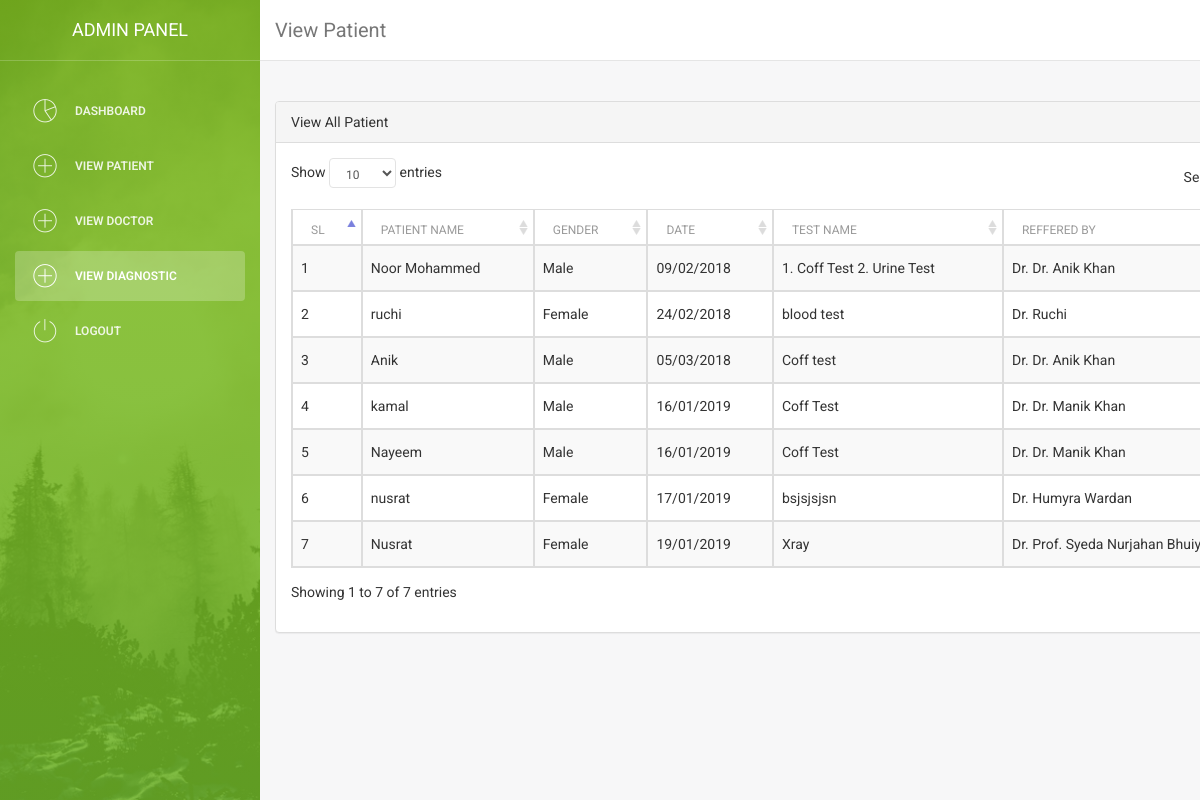
The app's page /admin/view_diag_patient.php?cell=01831758799 (signed in) with its own data.
### tables this page shows
CREATE TABLE `test_list` (
  `test_id` int(11) NOT NULL,
  `patient_cell` varchar(20) NOT NULL,
  `patient_name` varchar(255) NOT NULL,
  `gender` varchar(20) NOT NULL,
  `date` varchar(20) NOT NULL,
  `age` varchar(20) NOT NULL,
  `diago_id` varchar(20) NOT NULL,
  `diago_name` varchar(255) NOT NULL,
  `test_name` varchar(255) NOT NULL,
  `dr_name` varchar(255) NOT NULL,
  `dr_cell` varchar(20) NOT NULL,
  `test_price` varchar(20) DEFAULT NULL
);

### admin/view_diag_patient.php (the view, shortened to what this page needs)
<!doctype html>
<html lang="en">
<head>
    <link href="vendor/bootstrap/css/bootstrap.min.css" rel="stylesheet">
    <link href="vendor/datatables-plugins/dataTables.bootstrap.css" rel="stylesheet">
    <link href="../vendor/datatables-responsive/dataTables.responsive.css" rel="stylesheet">
    <link href="vendor/font-awesome/css/font-awesome.min.css" rel="stylesheet" type="text/css">
    <link href="assets/css/bootstrap.min.css" rel="stylesheet" />
    <link href="assets/css/animate.min.css" rel="stylesheet"/>
    <link href="assets/css/light-bootstrap-dashboard.css" rel="stylesheet"/>
    <link href="assets/css/demo.css" rel="stylesheet" />
    <link href="http://maxcdn.bootstrapcdn.com/font-awesome/4.2.0/css/font-awesome.min.css" rel="stylesheet">
    <link href="assets/css/pe-icon-7-stroke.css" rel="stylesheet" />
</head>
<body>
<div class="wrapper">
    <div class="sidebar" data-color="green" data-image="assets/img/sidebar-5.jpg">
    	<div class="sidebar-wrapper">
            <div class="logo">
                <a href="#" class="simple-text">
                    Admin Panel
                </a>
            </div>
             <ul class="nav">
                <li >
                    <a href="dashboard.php">
                        <i class="pe-7s-graph"></i>
                        <p>Dashboard</p>
                    </a>
                </li>
                 <li >
                     <a href="view_patient.php">
                         <i class="pe-7s-plus"></i>
                         <p>View Patient</p>
                     </a>
                 </li>
                 <li >
                     <a href="view_doctor.php">
                         <i class="pe-7s-plus"></i>
                         <p>View Doctor</p>
                     </a>
                 </li>
                 <li class="active" >
                     <a href="view_diagnostic.php">
                         <i class="pe-7s-plus"></i>
                         <p>View Diagnostic</p>
                     </a>
                 </li>
                 <li>
                     <a href="logout.php">
                        <i class="pe-7s-power"></i>
                        <p>Logout</p>
                    </a>
                </li>
            </ul>
    	</div>
    </div>
    <div class="main-panel">
        <nav class="navbar navbar-default navbar-fixed">
            <div class="container-fluid">
                <div class="navbar-header">
                    <a class="navbar-brand" href="#">View Patient</a>
                </div>
                <div class="collapse navbar-collapse">
                    </div>
                    </div>
                    </nav>
      <div class="container">
	  <br>
   <br>
        <div id="page-wrapper">
            <div class="row">
                <div class="col-lg-12">
                    <div class="panel panel-default">
                        <div class="panel-heading">
                            View All Patient
                        </div>
                        <div class="panel-body">
                            <table width="100%" class="table table-striped table-bordered table-hover" id="dataTables-example">
                                <thead>
                                    <tr>
                                        <th>SL</th>
                                        <th>Patient Name</th>
                                        <th>Gender</th>
										 <th>Date</th>
										 <th>Test Name</th>
                                        <th>Reffered By</th>
                                    </tr>
                                </thead>
                                <tbody>
    <?php
    include ('db_connect.php');
    $cell=$_GET['cell'];
$sql="SELECT * FROM test_list WHERE diago_id='$cell'";
$result = mysqli_query ($con,$sql);
$i=1;
  while($row = mysqli_fetch_array($result))
    {
        echo "<tr>";
		echo "<td>" . $i. "</td>";
		echo "<td>" . $row['patient_name'] . "</td>";
		echo "<td>" . $row['gender'] . "</td>";
		echo "<td>" . $row['date'] . "</td>";
		echo "<td>" . $row['test_name'] . "</td>";
        echo "<td>Dr. " . $row['dr_name'] . "</td>";
		$i++;
        echo "</tr> ";
	}
	 echo " </tbody>";
 echo " </table>";
	?>
                        </div>
                    </div>
                </div>
            </div>
    </div>
</body>
</html>

### records on screen
test_list: patient_name "Noor Mohammed", gender "Male", date "09/02/2018", test_name "1. Coff Test 2. Urine Test", dr_name "Dr. Anik Khan"
test_list: patient_name "ruchi", gender "Female", date "24/02/2018", test_name "blood test", dr_name "Ruchi"
test_list: patient_name "Anik", gender "Male", date "05/03/2018", test_name "Coff test", dr_name "Dr. Anik Khan"
test_list: patient_name "kamal", gender "Male", date "16/01/2019", test_name "Coff Test", dr_name "Dr. Manik Khan"
test_list: patient_name "Nayeem", gender "Male", date "16/01/2019", test_name "Coff Test", dr_name "Dr. Manik Khan"
test_list: patient_name "nusrat", gender "Female", date "17/01/2019", test_name "bsjsjsjsn", dr_name "Humyra Wardan"
test_list: patient_name "Nusrat", gender "Female", date "19/01/2019", test_name "Xray", dr_name "Prof. Syeda Nurjahan…"
